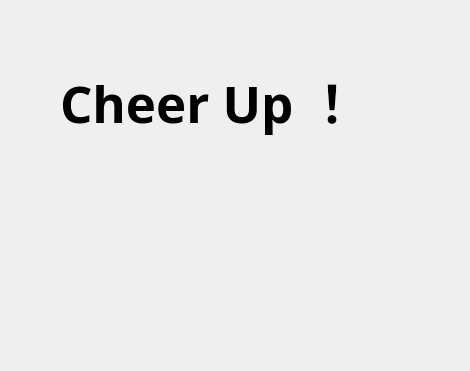
<?xml version="1.0" encoding="UTF-8"?>
<ui version="4.0">
 <class>Win1</class>
 <widget class="QDialog" name="Win1">
  <property name="geometry">
   <rect>
    <x>0</x>
    <y>0</y>
    <width>470</width>
    <height>371</height>
   </rect>
  </property>
  <property name="font">
   <font>
    <pointsize>9</pointsize>
   </font>
  </property>
  <property name="windowTitle">
   <string>Dialog</string>
  </property>
  <widget class="QLabel" name="label">
   <property name="geometry">
    <rect>
     <x>60</x>
     <y>0</y>
     <width>351</width>
     <height>201</height>
    </rect>
   </property>
   <property name="font">
    <font>
     <family>Arial Black</family>
     <pointsize>38</pointsize>
     <weight>75</weight>
     <bold>true</bold>
    </font>
   </property>
   <property name="text">
    <string>Cheer Up ！</string>
   </property>
  </widget>
  <widget class="QLabel" name="label_2">
   <property name="geometry">
    <rect>
     <x>130</x>
     <y>170</y>
     <width>181</width>
     <height>151</height>
    </rect>
   </property>
   <property name="text">
    <string/>
   </property>
   <property name="pixmap">
    <pixmap>:/01300000869789127633543304016_s.jpg</pixmap>
   </property>
   <property name="scaledContents">
    <bool>true</bool>
   </property>
  </widget>
  <widget class="QLabel" name="label_3">
   <property name="geometry">
    <rect>
     <x>0</x>
     <y>0</y>
     <width>471</width>
     <height>371</height>
    </rect>
   </property>
   <property name="text">
    <string/>
   </property>
   <property name="pixmap">
    <pixmap>:/654654.jpg</pixmap>
   </property>
   <property name="scaledContents">
    <bool>true</bool>
   </property>
  </widget>
  <zorder>label_3</zorder>
  <zorder>label</zorder>
  <zorder>label_2</zorder>
 </widget>
 <resources/>
 <connections/>
</ui>
